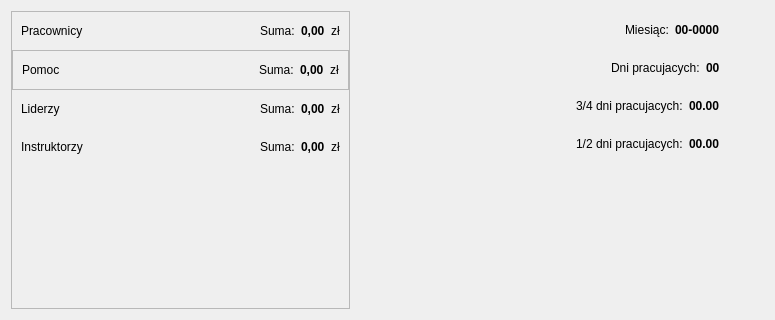
        <widget class="QWidget" name="tab_podsumowanie">
         <attribute name="title">
          <string>Podsumowanie</string>
         </attribute>
         <layout class="QVBoxLayout" name="verticalLayout_18">
          <item>
           <widget class="QWidget" name="widget_20" native="true">
            <layout class="QHBoxLayout" name="horizontalLayout_20">
             <property name="spacing">
              <number>45</number>
             </property>
             <property name="leftMargin">
              <number>0</number>
             </property>
             <property name="topMargin">
              <number>0</number>
             </property>
             <property name="rightMargin">
              <number>35</number>
             </property>
             <property name="bottomMargin">
              <number>0</number>
             </property>
             <item>
              <widget class="QFrame" name="frame">
               <property name="frameShape">
                <enum>QFrame::StyledPanel</enum>
               </property>
               <property name="frameShadow">
                <enum>QFrame::Raised</enum>
               </property>
               <layout class="QVBoxLayout" name="verticalLayout_17">
                <property name="spacing">
                 <number>0</number>
                </property>
                <property name="leftMargin">
                 <number>0</number>
                </property>
                <property name="topMargin">
                 <number>0</number>
                </property>
                <property name="rightMargin">
                 <number>0</number>
                </property>
                <property name="bottomMargin">
                 <number>0</number>
                </property>
                <item>
                 <widget class="QWidget" name="widget_21" native="true">
                  <layout class="QHBoxLayout" name="horizontalLayout_16">
                   <item>
                    <widget class="QLabel" name="label_23">
                     <property name="text">
                      <string>Pracownicy</string>
                     </property>
                    </widget>
                   </item>
                   <item>
                    <spacer name="horizontalSpacer_11">
                     <property name="orientation">
                      <enum>Qt::Horizontal</enum>
                     </property>
                     <property name="sizeHint" stdset="0">
                      <size>
                       <width>171</width>
                       <height>20</height>
                      </size>
                     </property>
                    </spacer>
                   </item>
                   <item>
                    <widget class="QLabel" name="label_19">
                     <property name="text">
                      <string>Suma:</string>
                     </property>
                    </widget>
                   </item>
                   <item>
                    <widget class="QLabel" name="lab_sumaPracownicy2">
                     <property name="font">
                      <font>
                       <weight>75</weight>
                       <bold>true</bold>
                      </font>
                     </property>
                     <property name="text">
                      <string>0,00</string>
                     </property>
                    </widget>
                   </item>
                   <item>
                    <widget class="QLabel" name="label_22">
                     <property name="text">
                      <string>zł</string>
                     </property>
                    </widget>
                   </item>
                  </layout>
                 </widget>
                </item>
                <item>
                 <widget class="QFrame" name="frame_2">
                  <property name="frameShape">
                   <enum>QFrame::StyledPanel</enum>
                  </property>
                  <property name="frameShadow">
                   <enum>QFrame::Raised</enum>
                  </property>
                  <layout class="QHBoxLayout" name="horizontalLayout_17">
                   <item>
                    <widget class="QLabel" name="label_21">
                     <property name="text">
                      <string>Pomoc</string>
                     </property>
                    </widget>
                   </item>
                   <item>
                    <spacer name="horizontalSpacer_16">
                     <property name="orientation">
                      <enum>Qt::Horizontal</enum>
                     </property>
                     <property name="sizeHint" stdset="0">
                      <size>
                       <width>192</width>
                       <height>20</height>
                      </size>
                     </property>
                    </spacer>
                   </item>
                   <item>
                    <widget class="QLabel" name="label_28">
                     <property name="text">
                      <string>Suma:</string>
                     </property>
                    </widget>
                   </item>
                   <item>
                    <widget class="QLabel" name="lab_sumaPomoc2">
                     <property name="font">
                      <font>
                       <weight>75</weight>
                       <bold>true</bold>
                      </font>
                     </property>
                     <property name="text">
                      <string>0,00</string>
                     </property>
                    </widget>
                   </item>
                   <item>
                    <widget class="QLabel" name="label_30">
                     <property name="text">
                      <string>zł</string>
                     </property>
                    </widget>
                   </item>
                  </layout>
                 </widget>
                </item>
                <item>
                 <widget class="QWidget" name="widget_22" native="true">
                  <layout class="QHBoxLayout" name="horizontalLayout_18">
                   <item>
                    <widget class="QLabel" name="label_37">
                     <property name="text">
                      <string>Liderzy</string>
                     </property>
                    </widget>
                   </item>
                   <item>
                    <spacer name="horizontalSpacer_18">
                     <property name="orientation">
                      <enum>Qt::Horizontal</enum>
                     </property>
                     <property name="sizeHint" stdset="0">
                      <size>
                       <width>191</width>
                       <height>20</height>
                      </size>
                     </property>
                    </spacer>
                   </item>
                   <item>
                    <widget class="QLabel" name="label_35">
                     <property name="text">
                      <string>Suma:</string>
                     </property>
                    </widget>
                   </item>
                   <item>
                    <widget class="QLabel" name="lab_sumaLiderzy2">
                     <property name="font">
                      <font>
                       <weight>75</weight>
                       <bold>true</bold>
                      </font>
                     </property>
                     <property name="text">
                      <string>0,00</string>
                     </property>
                    </widget>
                   </item>
                   <item>
                    <widget class="QLabel" name="label_31">
                     <property name="text">
                      <string>zł</string>
                     </property>
                    </widget>
                   </item>
                  </layout>
                 </widget>
                </item>
                <item>
                 <widget class="QWidget" name="widget_23" native="true">
                  <layout class="QHBoxLayout" name="horizontalLayout_19">
                   <item>
                    <widget class="QLabel" name="label_38">
                     <property name="text">
                      <string>Instruktorzy</string>
                     </property>
                    </widget>
                   </item>
                   <item>
                    <spacer name="horizontalSpacer_17">
                     <property name="orientation">
                      <enum>Qt::Horizontal</enum>
                     </property>
                     <property name="sizeHint" stdset="0">
                      <size>
                       <width>166</width>
                       <height>20</height>
                      </size>
                     </property>
                    </spacer>
                   </item>
                   <item>
                    <widget class="QLabel" name="label_36">
                     <property name="text">
                      <string>Suma:</string>
                     </property>
                    </widget>
                   </item>
                   <item>
                    <widget class="QLabel" name="lab_sumaInstruktorzy2">
                     <property name="font">
                      <font>
                       <weight>75</weight>
                       <bold>true</bold>
                      </font>
                     </property>
                     <property name="text">
                      <string>0,00</string>
                     </property>
                    </widget>
                   </item>
                   <item>
                    <widget class="QLabel" name="label_32">
                     <property name="text">
                      <string>zł</string>
                     </property>
                    </widget>
                   </item>
                  </layout>
                 </widget>
                </item>
                <item>
                 <spacer name="verticalSpacer_2">
                  <property name="orientation">
                   <enum>Qt::Vertical</enum>
                  </property>
                  <property name="sizeHint" stdset="0">
                   <size>
                    <width>20</width>
                    <height>142</height>
                   </size>
                  </property>
                 </spacer>
                </item>
               </layout>
              </widget>
             </item>
             <item>
              <widget class="QWidget" name="widget_24" native="true">
               <layout class="QVBoxLayout" name="verticalLayout_16">
                <property name="spacing">
                 <number>0</number>
                </property>
                <property name="leftMargin">
                 <number>0</number>
                </property>
                <property name="topMargin">
                 <number>0</number>
                </property>
                <property name="rightMargin">
                 <number>0</number>
                </property>
                <property name="bottomMargin">
                 <number>0</number>
                </property>
                <item>
                 <widget class="QWidget" name="widget_25" native="true">
                  <layout class="QHBoxLayout" name="horizontalLayout_12">
                   <item>
                    <spacer name="horizontalSpacer_12">
                     <property name="orientation">
                      <enum>Qt::Horizontal</enum>
                     </property>
                     <property name="sizeHint" stdset="0">
                      <size>
                       <width>216</width>
                       <height>20</height>
                      </size>
                     </property>
                    </spacer>
                   </item>
                   <item>
                    <widget class="QLabel" name="label_24">
                     <property name="text">
                      <string>Miesiąc:</string>
                     </property>
                    </widget>
                   </item>
                   <item>
                    <widget class="QLabel" name="lab_miesiacNieobecnosci2">
                     <property name="font">
                      <font>
                       <weight>75</weight>
                       <bold>true</bold>
                      </font>
                     </property>
                     <property name="text">
                      <string>00-0000</string>
                     </property>
                    </widget>
                   </item>
                  </layout>
                 </widget>
                </item>
                <item>
                 <widget class="QWidget" name="widget_26" native="true">
                  <layout class="QHBoxLayout" name="horizontalLayout_13">
                   <item>
                    <spacer name="horizontalSpacer_13">
                     <property name="orientation">
                      <enum>Qt::Horizontal</enum>
                     </property>
                     <property name="sizeHint" stdset="0">
                      <size>
                       <width>207</width>
                       <height>20</height>
                      </size>
                     </property>
                    </spacer>
                   </item>
                   <item>
                    <widget class="QLabel" name="label_26">
                     <property name="text">
                      <string>Dni pracujacych:</string>
                     </property>
                    </widget>
                   </item>
                   <item>
                    <widget class="QLabel" name="lab_pracujacychNieobecnosci2">
                     <property name="font">
                      <font>
                       <weight>75</weight>
                       <bold>true</bold>
                      </font>
                     </property>
                     <property name="text">
                      <string>00</string>
                     </property>
                    </widget>
                   </item>
                  </layout>
                 </widget>
                </item>
                <item>
                 <widget class="QWidget" name="widget_27" native="true">
                  <layout class="QHBoxLayout" name="horizontalLayout_14">
                   <item>
                    <spacer name="horizontalSpacer_14">
                     <property name="orientation">
                      <enum>Qt::Horizontal</enum>
                     </property>
                     <property name="sizeHint" stdset="0">
                      <size>
                       <width>172</width>
                       <height>20</height>
                      </size>
                     </property>
                    </spacer>
                   </item>
                   <item>
                    <widget class="QLabel" name="label_39">
                     <property name="text">
                      <string>3/4 dni pracujacych:</string>
                     </property>
                    </widget>
                   </item>
                   <item>
                    <widget class="QLabel" name="lab_pracujacych075Nieobecnosci2">
                     <property name="font">
                      <font>
                       <weight>75</weight>
                       <bold>true</bold>
                      </font>
                     </property>
                     <property name="text">
                      <string>00.00</string>
                     </property>
                    </widget>
                   </item>
                  </layout>
                 </widget>
                </item>
                <item>
                 <widget class="QWidget" name="widget_28" native="true">
                  <layout class="QHBoxLayout" name="horizontalLayout_15">
                   <item>
                    <spacer name="horizontalSpacer_15">
                     <property name="orientation">
                      <enum>Qt::Horizontal</enum>
                     </property>
                     <property name="sizeHint" stdset="0">
                      <size>
                       <width>172</width>
                       <height>20</height>
                      </size>
                     </property>
                    </spacer>
                   </item>
                   <item>
                    <widget class="QLabel" name="label_41">
                     <property name="text">
                      <string>1/2 dni pracujacych:</string>
                     </property>
                    </widget>
                   </item>
                   <item>
                    <widget class="QLabel" name="lab_pracujacych050Nieobecnosci2">
                     <property name="font">
                      <font>
                       <weight>75</weight>
                       <bold>true</bold>
                      </font>
                     </property>
                     <property name="text">
                      <string>00.00</string>
                     </property>
                    </widget>
                   </item>
                  </layout>
                 </widget>
                </item>
                <item>
                 <spacer name="verticalSpacer">
                  <property name="orientation">
                   <enum>Qt::Vertical</enum>
                  </property>
                  <property name="sizeHint" stdset="0">
                   <size>
                    <width>20</width>
                    <height>146</height>
                   </size>
                  </property>
                 </spacer>
                </item>
               </layout>
              </widget>
             </item>
            </layout>
           </widget>
          </item>
         </layout>
        </widget>
